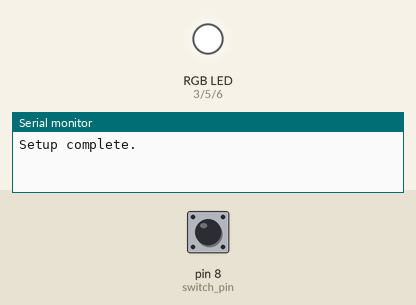
Simulated run of this sketch. Board: Arduino Uno, built with avr-gcc and run on an emulated ATmega328P. Parts: an RGB LED mixed from three pins (HIGH = lit), the last lines printed to the serial monitor. Inputs (shaded band) come from the test bench; at power-on: pin 8 (switch_pin) HIGH. Dim RGB values are drawn brighter than linear; random numbers use the default seed unless the sketch sets one.

Above: at 1.2 s.
1.3 s: pin 8 (switch_pin) pulled LOW for 0.15 s
At 1.94 s:
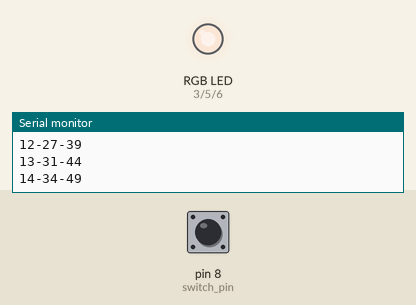
4.3 s: pin 8 (switch_pin) pulled LOW for 1 s
6.8 s: pin 8 (switch_pin) pulled LOW for 0.15 s
At 9.31 s:
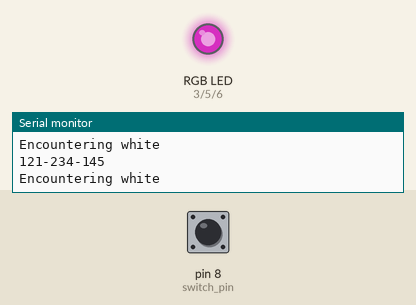
9.8 s: pin 8 (switch_pin) pulled LOW for 3.2 s
14.5 s: pin 8 (switch_pin) pulled LOW for 0.15 s
At 21.33 s:
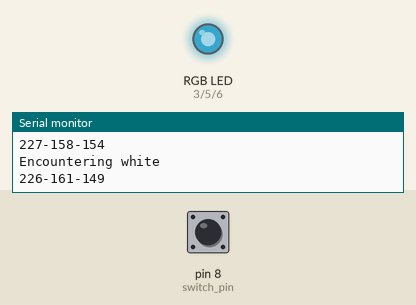
Timing chart, 0 to 29.0 s (numbered marks = the images above; inputs shaded):
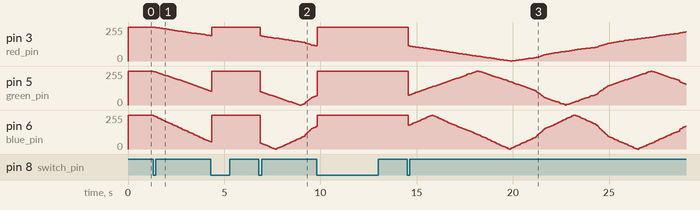

Measured:
- after the input at 1.3 s, pin 3 (red_pin): moves from 255/255 to 191/255 over 3.0 s, starting at once; pin 5 (green_pin): moves from 255/255 to 105/255 over 3.0 s, starting at once; pin 6 (blue_pin): moves from 255/255 to 55/255 over 3.0 s, starting at once
- after the input at 6.8 s, pin 3 (red_pin): moves from 255/255 to 115/255 over 2.9 s, starting after 0.07 s

The sketch:

rgb.ino
```cpp
const int red_pin = 3;
const int green_pin = 5;
const int blue_pin = 6;

int red_val = 0;
int green_val = 0;
int blue_val = 0;
bool redIncFlag = true;
bool blueIncFlag = true;
bool greenIncFlag = true;

const int switch_pin = 8;
const int x_pin = A0;
const int y_pin = A1;
int switch_val = 0;

int runStatus = -1;
bool changeFlag = false;

void setup() {
  // put your setup code here, to run once:
  Serial.begin(9600);
  pinMode(red_pin, OUTPUT);
  pinMode(green_pin, OUTPUT);
  pinMode(blue_pin, OUTPUT);
  pinMode(switch_pin, INPUT);
  digitalWrite(switch_pin, HIGH);
  rgbLed(0,0,0);
  Serial.println("Setup complete.");

}

void loop() {
  // put your main code here, to run repeatedly:
  if(runStatus == 1){
    if(redIncFlag){
      red_val += random(1,3);
    }else{
      red_val -= random(1,3);
    }

    if(greenIncFlag){
      green_val += random(3,5);
    }else{
      green_val -= random(3,5);
    }

    if(blueIncFlag){
      blue_val += random(4,6);
    }else{
      blue_val -= random(4,6);
    }

    //reduce white light duration
    if(!((float)red_val / (float)green_val >= 0.5 && (float)red_val / (float)green_val <= 1.5 && (float)blue_val / (float)green_val >= 0.5 && (float)blue_val / (float)green_val <= 1.5)){
      delay(70);
    }else{
      Serial.println("Encountering white");
    }

    //delay(30);

    if(red_val >= 255){
      red_val = 255;
      redIncFlag = false;
    }else if(red_val <= 0){
      red_val = 0;
      redIncFlag = true;
    }

    if(green_val >= 255){
      green_val = 255;
      greenIncFlag = false;
    }else if(green_val <= 0){
      green_val = 0;
      greenIncFlag = true;
    }

    if(blue_val >= 255){
      blue_val = 255;
      blueIncFlag = false;
    }else if(blue_val <= 0){
      blue_val = 0;
      blueIncFlag = true;
    }
    Serial.println(String(red_val) + "-" + String(green_val) + "-" + String(blue_val));
    rgbLed(red_val, green_val, blue_val);

  }else{
    rgbLed(0,0,0);
  }

  switch_val = digitalRead(switch_pin);
  if(changeFlag && switch_val == 0){
    changeFlag = false;
    runStatus *= -1;
  }else if(switch_val == 1){
    changeFlag = true;
  }

}

void rgbLed(int r, int g, int b) {
   analogWrite(red_pin, 255 - r);
   analogWrite(green_pin, 255 - g);
   analogWrite(blue_pin, 255 - b);
}
```
